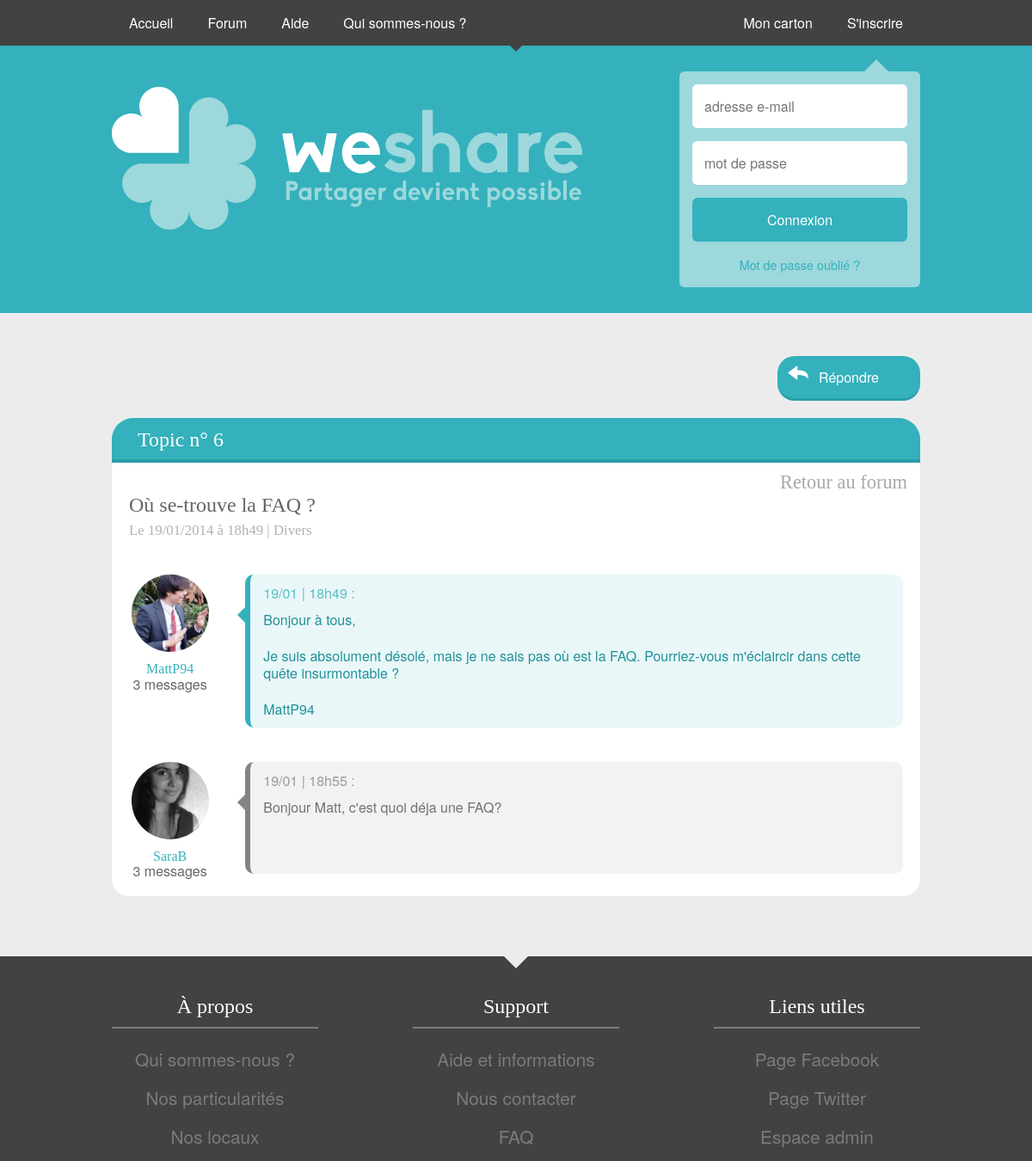
Page /index.php?target=forum_message&id_topic=6 on the committed database.
### tables this page shows
CREATE TABLE `topic` (
  `id` int(11) NOT NULL AUTO_INCREMENT,
  `id_utilisateur` int(11) NOT NULL,
  `titre` varchar(255) NOT NULL,
  `contenu` text NOT NULL,
  `date` datetime NOT NULL,
  `type` int(11) NOT NULL,
  `last_date` datetime NOT NULL,
  PRIMARY KEY (`id`)
);

CREATE TABLE `utilisateur` (
  `id` int(11) NOT NULL AUTO_INCREMENT,
  `pseudo` varchar(255) NOT NULL,
  `email` varchar(255) NOT NULL,
  `code_postal` int(11) NOT NULL,
  `mot_de_passe` varchar(255) NOT NULL,
  `nom` varchar(255) NOT NULL,
  `prenom` varchar(255) NOT NULL,
  `date_de_naissance` varchar(255) NOT NULL,
  `adresse` varchar(255) NOT NULL,
  `tel` varchar(255) NOT NULL,
  `nb_connexion` int(11) NOT NULL,
  `confirmation` varchar(255) NOT NULL,
  `date_inscription` datetime NOT NULL,
  `url_profile_image` varchar(255) NOT NULL,
  `score` int(11) NOT NULL,
  `notification` int(11) NOT NULL,
  `ma_description` text NOT NULL,
  PRIMARY KEY (`id`)
);

CREATE TABLE `message` (
  `id` int(11) NOT NULL AUTO_INCREMENT,
  `id_utilisateur` int(11) NOT NULL,
  `id_topic` int(11) NOT NULL,
  `contenu` text NOT NULL,
  `date` datetime NOT NULL,
  PRIMARY KEY (`id`)
);

### models/model_forum_message.php (called while the page is built, shortened)
<?php
	require('models/bdd_connexion.php');
	function get_topic($id_topic)
	{
		global $bdd;
		$req = $bdd->prepare('SELECT topic.id AS id, rubrique.nom AS type, topic.titre AS titre, utilisateur.pseudo AS pseudo, utilisateur.id AS id_user, DATE_FORMAT(date, \'Le %d/%m/%Y à %Hh%i\') AS date, DATE_FORMAT(date, \'%e/%m | %kh%i\') AS date_small, utilisateur.url_profile_image AS image, topic.contenu AS contenu FROM topic LEFT JOIN rubrique ON topic.type = rubrique.id LEFT JOIN utilisateur ON utilisateur.id = topic.id_utilisateur WHERE topic.id = ?');
		$req->execute(array($id_topic));
		$data = $req->fetch();
		return $data;
	}
	function get_message($id_topic)
	{
		global $bdd;
		$req = $bdd->prepare('SELECT utilisateur.pseudo AS pseudo, utilisateur.id AS id_user, DATE_FORMAT(date, \'%e/%m | %kh%i\') AS date, utilisateur.url_profile_image AS image, message.contenu AS contenu FROM message LEFT JOIN utilisateur ON utilisateur.id = message.id_utilisateur WHERE message.id_topic = ? ORDER BY date');
		$req->execute(array($id_topic));
		return $req;
	}
	function get_nb_message($pseudo)
	{
		global $bdd;
		$req = $bdd->prepare('SELECT COUNT(*) AS nb FROM message INNER JOIN utilisateur ON message.id_utilisateur = utilisateur.id WHERE utilisateur.pseudo = ?');
		$req->execute(array($pseudo));
		$data = $req->fetch();
		return $data['nb'];
	}
?>

### views/view_forum_message.php (the view, shortened to what this page needs)
<div id="content">
    <div class="container">
    	<div id="forum">
     		<div id="block_button">
     			<a href="<?php if(ISSET($_SESSION['id'])) { echo '#answer'; } else { echo '#'; }?>" class="button_add">Répondre</a>
     		</div>
			<div class="topic_header">Topic n° <?php echo $topic['id']; ?></div>
			<div class="go_back"><a href="index.php?target=forum">Retour au forum</a></div>
			<div class="topic_title">
				<?php echo $topic['titre']; ?><br />
				<span class="topic_date"><?php echo $topic['date'].' | '.$topic['type']; ?></span>
			</div>
			<table>
				<tr>
					<td class="author">
						<img src="<?php echo $topic['image']; ?>" alt="image_profil" />
						<div class="author_information">
							<span class="pseudo"><a href="index.php?target=user&amp;profil=<?php echo $topic['id_user']; ?>"><?php echo $topic['pseudo']; ?></a></span><br />
							<?php echo get_nb_message($topic['pseudo']);?> message<?php if(get_nb_message($topic['pseudo']) > 1) { echo 's';} ?>
						</div>
					</td>
					<td class="message">
						<div class="bubble_message">
							<div class="date_message"><?php echo $topic['date_small']; ?> :</div>
							<div class="contenu_message"><?php echo nl2br($topic['contenu']); ?></div>
						</div>
					</td>
				</tr>
				<?php
				while($message = $messages->fetch())
				{
				?>
				<tr>
					<td class="author">
						<img src="<?php echo $message['image']; ?>" alt="image_profil" />
						<div class="author_information">
							<span class="pseudo"><a href="index.php?target=user&amp;profil=<?php echo $message['id_user']; ?>"><?php echo $message['pseudo']; ?></a></span><br />
							<?php echo get_nb_message($message['pseudo']);?> message<?php if(get_nb_message($message['pseudo']) > 1) { echo 's';} ?>
						</div>
					</td>
					<td class="message_user">
						<div class="bubble_message_user">
							<div class="date_message"><?php echo $message['date']; ?> :</div>
							<div class="contenu_message">
								<?php echo nl2br($message['contenu']); ?>
							</div>
						</div>
					</td>
				</tr>
				<?php
				}
				?>
			</table>
    	</div>
    </div>
</div>
<?php
    include ('template.php');
?>

### components/css/main.css (style rules this page uses)
html { height: 100%; }
body { overflow: scroll; word-wrap: break-word; font-family: 'Biko Regular', 'Helvetica Neue', Arial; background-color: #ffffff; height: 100%; }
.container { width: 940px; margin: auto; padding: 0px 0px; }

### components/css/forum_message.css (style rules this page uses)
body { background-color: #ececed; }
#forum { margin: 50px 0 70px 0; }
table { width: 100%; table-layout:fixed; }
td { height: 38px; vertical-align:middle; color: #666666; }
table tr td { background-color: #ffffff; }
.topic_header { border-top-left-radius: 25px; border-top-right-radius: 25px; height: 48px; font-family: 'Biko Bold'; font-size: 1.5em; text-align: left; padding-left: 30px; line-height: 2.1em; color: #ffffff; background-color: #34b1bc; border-bottom: 4px #279fa9 solid; }
.topic_title { border-bottom: 0; font-family: 'Biko Bold'; font-size: 1.5em; padding: 20px; padding-top: 0; background-color: #ffffff; color: #666666; }
.author { width: 15%; text-align: center; padding: 20px 0; vertical-align: top; }
.author a { color: #34b1bc; text-decoration: none; }
.message { width: 85%; padding: 20px; background-image: url('../img/arrow_chat3.svg'); background-repeat: no-repeat; background-position: 11px 56px; vertical-align: top; }
.author img { width: 90px; height: 90px; border-radius: 100%; }
.pseudo { font-family: 'Biko Bold'; color: #34b1bc; }
.author_information { margin-top: 5px; line-height: 1.1em; }
.topic_date { font-size: 0.7em; opacity: 0.5; }
.bubble_message { min-height: 130px; border-left: 6px solid #34b1bc; border-radius: 10px; background-color: rgba(52,177,188,0.1); }
.message_user { width: 85%; padding: 20px; background-image: url('../img/arrow_chat.svg'); background-repeat: no-repeat; background-position: 11px 56px; vertical-align: top; }
.bubble_message_user { min-height: 130px; border-left: 6px solid #848484; border-radius: 10px; background-color: rgba(132,132,132,0.1); }
.bubble_message .date_message { padding: 10px 15px; color: rgba(52,177,188,0.8); }
.bubble_message .contenu_message { padding: 10px 15px; padding-top: 0; color: #20919b; line-height: 1.3em; }
.bubble_message_user .date_message { padding: 10px 15px; color: rgba(132,132,132,0.8); }
.bubble_message_user .contenu_message { padding: 10px 15px; padding-top: 0; color: #727272; line-height: 1.3em; }
tr:last-child td:first-child { border-bottom-left-radius: 20px; }
tr:last-child td:last-child { border-bottom-right-radius: 20px; }
#block_button { text-align: right; margin-bottom: 20px; }
.button_add { display: inline-block; background-color: #34b1bc; text-align: center; color: #ffffff; transition: all 0.3s; text-decoration: none; border-radius: 20px; border: 0; padding: 13px 23px; background-image: url('../img/answer.svg'); background-repeat: no-repeat; background-position: 12px 11px; width: 120px; border-bottom: 3px #279fa9 solid; }
.go_back { text-align: right; background-color: #ffffff; padding-top: 10px; padding-right: 15px; font-family: 'Biko Bold'; color: rgba(132,132,132,0.7); font-size: 1.4em; }
.go_back a { color: rgba(132,132,132,0.7); text-decoration: none; transition: all 0.3s; }

### rows in the picture
topic: id "6", titre "Où se-trouve la FAQ ?", id_utilisateur.url_profile_image (picture), id_utilisateur.pseudo "MattP94", contenu "Bonjour à tous, Je suis absolument désolé, mais je ne sais pas où est la FAQ. Pourriez-vous m'éclaircir dans cette quête insurmontable ? MattP94"
message: id_utilisateur.url_profile_image (picture), id_utilisateur.pseudo "SaraB", pseudo "3", date "19/01 | 18h55", contenu "Bonjour Matt, c'est quoi déja une FAQ?"

### other values in the picture
$topic['date'] "Le 19/01/2014 à 18h49"
$topic['type'] "Divers"
get_nb_message($topic['pseudo']) "3"
$topic['date_small'] "19/01 | 18h49"
